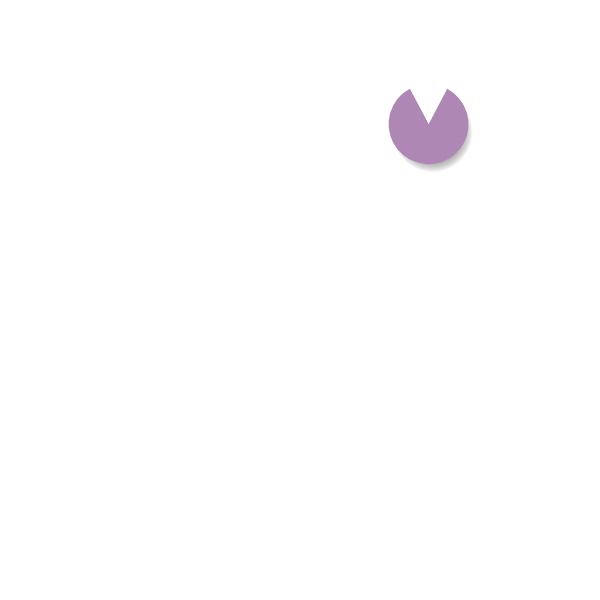
Frame 1 (no input)
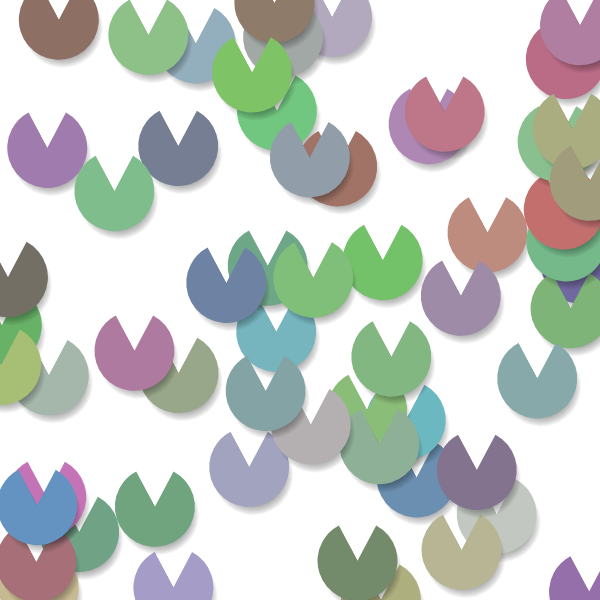
Frame 60 (no input)
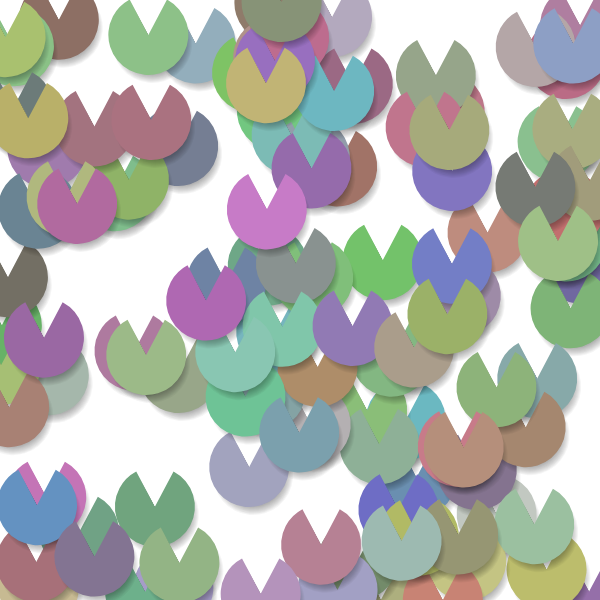
Frame 120 (the mouse pressed at the canvas centre since frame 60)

The p5.js sketch that drew these frames (run headless with seeded random() and noise() and a simulated clock; from frame 60 on, the mouse is pressed at the canvas centre):

// p5.js sketch
// ── sketch.js
function setup() {
  createCanvas(600, 600);
  background("white");
}

class Fortune {
  constructor(x, y) {
    this.x = x;
    this.y = y;
  }

  show() {
    //shadow
    fill(10, 10, 10, 10);
    for (let i = 0; i < 30; i++) {
      arc(
        this.x + 4,
        this.y + 8,
        80-i*2,
        80-i*2,
        -QUARTER_PI - 0.3,
        PI + QUARTER_PI + 0.3,
        PIE
      );
    }

    fill(random(100, 200), random(100, 200), random(100, 200));
    arc(this.x, this.y, 80, 80, -QUARTER_PI - 0.3, PI + QUARTER_PI + 0.3, PIE);
  }
}

function draw() {
  noStroke();
  let shape1 = new Fortune(random(width), random(height));
  shape1.show();
}
